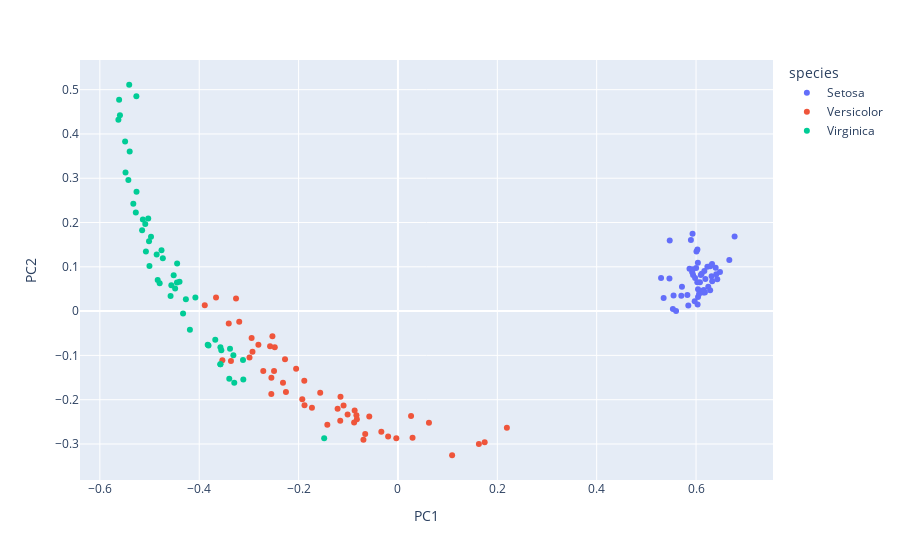

Here is the notebook cell this chart was saved with:
### Code cell
df_2D = pd.DataFrame({'PC1': X_reduced[:, 0], 'PC2': X_reduced[:, 1], 'species': y})
fig = px.scatter(df_2D, x='PC1', y='PC2',
              color='species')
fig.show()
